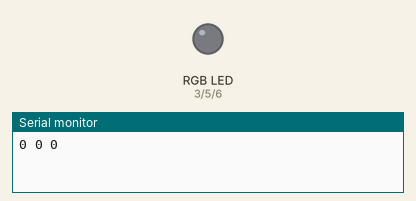
The sketch below on a simulated Arduino Uno, built with avr-gcc and run on an emulated ATmega328P. On the bench: an RGB LED mixed from three pins (HIGH = lit), the last lines printed to the serial monitor. Dim RGB values are drawn brighter than linear.

Above: at 0.1 s.
At 4.1 s:
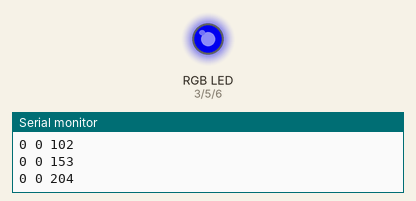
At 9.1 s:
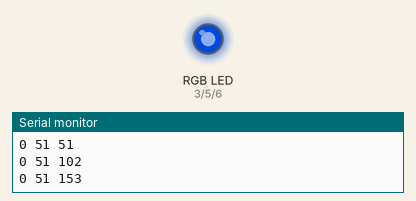
At 19.1 s:
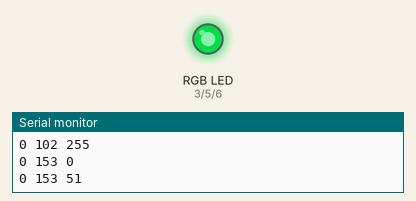
At 29.1 s:
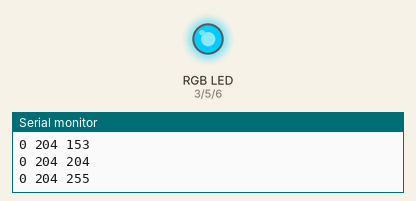
At 39.1 s:
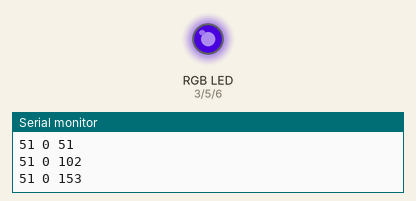
Timing chart, 0 to 40.0 s (numbered marks = the images above):
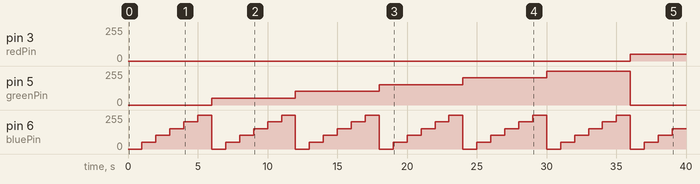

The sketch:

Project8a_ColorChangingLEDWith4LEDs.ino
```cpp
/*
* Name: Color Changing LED with 4 LEDs
*
* Description: Using an RGB led, with red, green, and blue leds
*              I changed the color, and represented the color in the
*              RGB led witht the red, green, and blue leds
*
* Author: Amar Bhatt
*/

// pins for the LEDs:
const int redPin = 3;
const int greenPin = 5;
const int bluePin = 6;

void setup() {
  // initialize serial:
  Serial.begin(9600);
  // make the pins outputs:
  pinMode(redPin, OUTPUT);
  pinMode(greenPin, OUTPUT);
  pinMode(bluePin, OUTPUT);

}

void loop() {
  //Loop red
  for (int r = 0; r < 256; r+=51){
      analogWrite(redPin, r);
      //Loop green
      for (int g = 0; g < 256; g+=51){
        analogWrite(greenPin, g);
        //Loop blue
        for (int b = 0; b < 256; b+=51){
            analogWrite(bluePin, b);
            //Print values
            Serial.print(r, DEC);
            Serial.print(" ");
            Serial.print(g, DEC);
            Serial.print(" ");
            Serial.println(b, DEC);
            delay(1000);
          }//end for
      }//end for
  }//end for
}
```

Measured:
- by itself, pin 3 (redPin): 0/255 → 51/255 at 36.0 s
- by itself, pin 5 (greenPin): rises from 0/255 to 255/255 in 24.0 s, then falls to 0/255 in 6.0 s
- by itself, pin 6 (bluePin): repeats every 6.0 s: 102/255 1.0 s, 153/255 1.0 s, 204/255 1.0 s, 255/255 1.0 s, 0/255 1.0 s, 51/255 1.0 s
